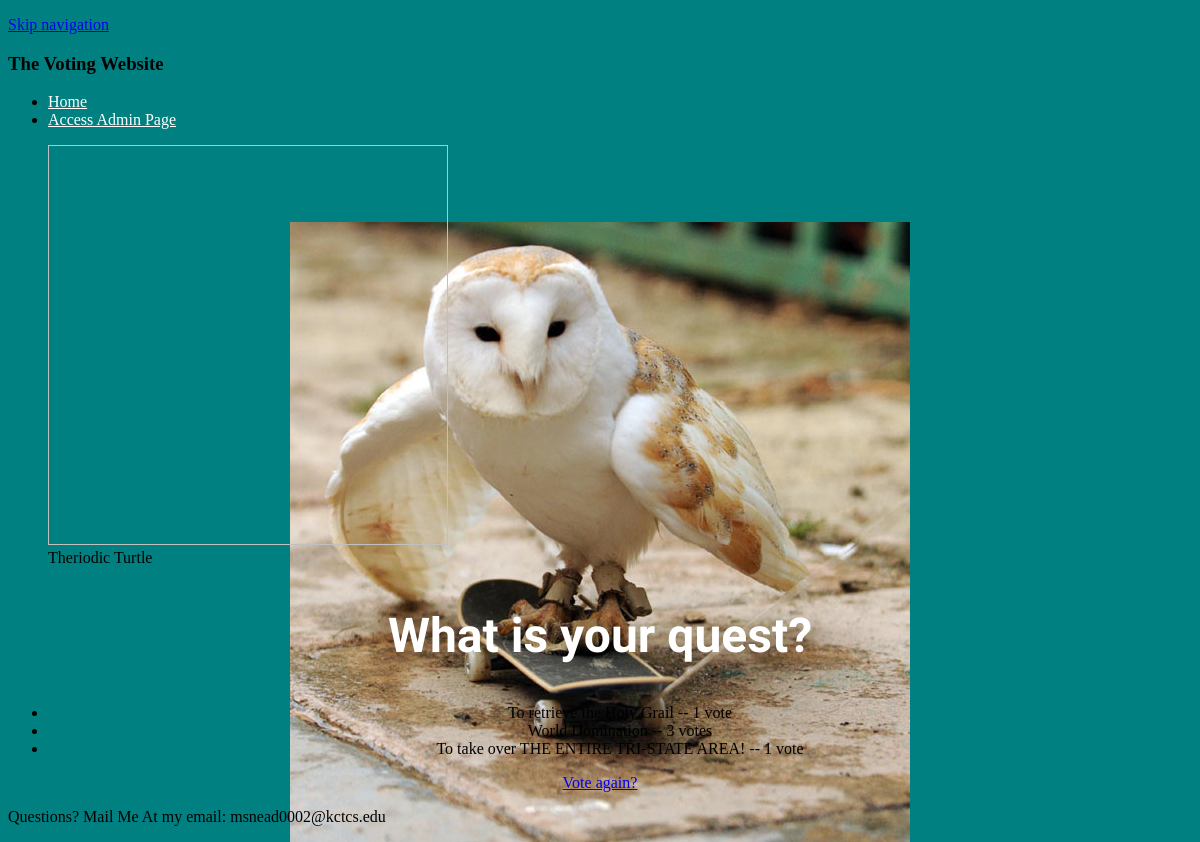
The page /polls/4/results/ on the database its author committed.
### polls/models.py (models this page shows, shortened)
@python_2_unicode_compatible  # only if you need to support Python 2
class Question(models.Model):
    question_text = models.CharField(max_length=200)
    pub_date = models.DateTimeField('date published')
    def was_published_recently(self):
        now = timezone.now()
        return now - datetime.timedelta(days=1) <= self.pub_date <= now
    was_published_recently.admin_order_field = 'pub_date'
    was_published_recently.boolean = True
    was_published_recently.short_description = 'Published recently?'

@python_2_unicode_compatible  # only if you need to support Python 2
class Choice(models.Model):
    question = models.ForeignKey(Question, on_delete=models.CASCADE)
    choice_text = models.CharField(max_length=200)
    votes = models.IntegerField(default=0)

### polls/views.py (the view)
# urls.py: url(r'^(?P<pk>[0-9]+)/results/$', views.ResultsView.as_view(), name='results'),
class ResultsView(generic.DetailView):
    model = Question
    template_name = 'polls/results.html'

### polls/templates/polls/results.html (shortened to what this page needs)
{% load staticfiles %}
<!DOCTYPE html>
<html lang="en">
   <head>
	  <link rel="stylesheet" type="text/css" href="{% static 'polls/style.css' %}" />
   </head>
   <body>
		<div class="container">
			<p class="skipnavigation"><a href="#contentstart">Skip navigation</a></p>
			<header>
				<h3>The Voting Website</h3>
			</header>
			<nav class = "sitenavigation">
				<ul>
					<li><a href = "http://127.0.0.1:8000/polls/">Home<a></li>
					<li><a href = "http://127.0.0.1:8000/admin/">Access Admin Page<a></li>
				</ul>
			</nav>
			<article>
				<figure class="turtle">
					<img href="{% static 'polls/background.jpg' %}" width="400" height="400" alt="">
					<figcaption>Theriodic Turtle</figcaption>
				</figure>
				<div>
					<h1>{{ question.question_text }}</h1>
					<center>
					<ul>
					{% for choice in question.choice_set.all %}
						<li>{{ choice.choice_text }} -- {{ choice.votes }} vote{{ choice.votes|pluralize }}</li>
					{% endfor %}
					</ul>
					<a href="{% url 'polls:detail' question.id %}">Vote again?</a>
					</center>
				</div>
			</article>
			<footer>
				<p>Questions? Mail Me At my email: msnead0002@kctcs.edu</a></p>
			</footer>
		</div>
   </body>

### polls/static/polls/style.css (style rules this page uses)
li a { color: white; }
body { background: teal url("images/background.JPG") no-repeat center bottom; }
h1 { color: White; font-family: "pinyon script", "times new roman", sans-serif; font-style: itallic; text-align: center; font-size: 3em; }

### rows shown on the page
Question: question_text "What is your quest?"
Choice: choice_text "To retrieve the Holy Grail", votes "1"
Choice: choice_text "World Domination", votes "3"
Choice: choice_text "To take over THE ENTIRE TRI-STATE AREA!", votes "1"
